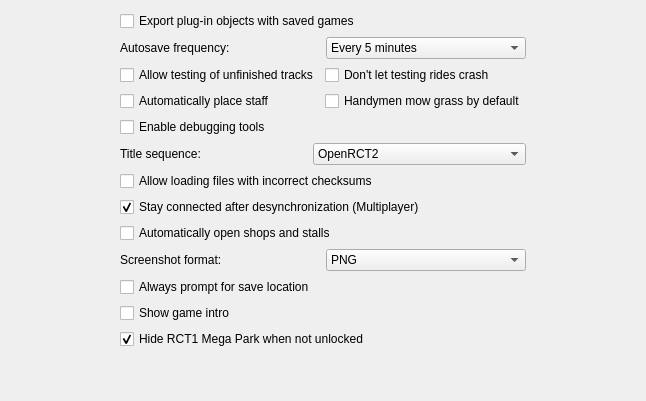
     <widget class="QWidget" name="miscTab">
      <attribute name="title">
       <string>Misc.</string>
      </attribute>
      <layout class="QVBoxLayout" name="verticalLayout_15">
       <property name="leftMargin">
        <number>120</number>
       </property>
       <property name="rightMargin">
        <number>120</number>
       </property>
       <property name="bottomMargin">
        <number>12</number>
       </property>
       <item>
        <widget class="QCheckBox" name="checkBox_25">
         <property name="text">
          <string>Export plug-in objects with saved games</string>
         </property>
         <property name="config" stdset="0">
          <string>save_plugin_data</string>
         </property>
        </widget>
       </item>
       <item>
        <layout class="QHBoxLayout" name="horizontalLayout_23">
         <item>
          <widget class="QLabel" name="label_22">
           <property name="text">
            <string>Autosave frequency:</string>
           </property>
          </widget>
         </item>
         <item>
          <widget class="QComboBox" name="comboBox_6">
           <property name="currentIndex">
            <number>1</number>
           </property>
           <property name="config" stdset="0">
            <string>autosave</string>
           </property>
           <item>
            <property name="text">
             <string>Every minute</string>
            </property>
           </item>
           <item>
            <property name="text">
             <string>Every 5 minutes</string>
            </property>
           </item>
           <item>
            <property name="text">
             <string>Every 15 minutes</string>
            </property>
           </item>
           <item>
            <property name="text">
             <string>Every 30 minutes</string>
            </property>
           </item>
           <item>
            <property name="text">
             <string>Every hour</string>
            </property>
           </item>
           <item>
            <property name="text">
             <string>Never</string>
            </property>
           </item>
          </widget>
         </item>
        </layout>
       </item>
       <item>
        <layout class="QGridLayout" name="gridLayout_3">
         <item row="0" column="1">
          <widget class="QCheckBox" name="checkBox_41">
           <property name="text">
            <string>Don't let testing rides crash</string>
           </property>
           <property name="config" stdset="0">
            <string>no_test_crashes</string>
           </property>
          </widget>
         </item>
         <item row="1" column="0">
          <widget class="QCheckBox" name="checkBox_27">
           <property name="text">
            <string>Automatically place staff</string>
           </property>
           <property name="config" stdset="0">
            <string>auto_staff</string>
           </property>
          </widget>
         </item>
         <item row="0" column="0">
          <widget class="QCheckBox" name="checkBox_26">
           <property name="text">
            <string>Allow testing of unfinished tracks</string>
           </property>
           <property name="config" stdset="0">
            <string>test_unfinished_tracks</string>
           </property>
          </widget>
         </item>
         <item row="1" column="1">
          <widget class="QCheckBox" name="checkBox_28">
           <property name="text">
            <string>Handymen mow grass by default</string>
           </property>
           <property name="config" stdset="0">
            <string>handymen_mow_default</string>
           </property>
          </widget>
         </item>
         <item row="2" column="0">
          <widget class="QCheckBox" name="checkBox_29">
           <property name="text">
            <string>Enable debugging tools</string>
           </property>
           <property name="config" stdset="0">
            <string>debugging_tools</string>
           </property>
          </widget>
         </item>
        </layout>
       </item>
       <item>
        <layout class="QHBoxLayout" name="horizontalLayout_24">
         <property name="topMargin">
          <number>0</number>
         </property>
         <item>
          <widget class="QLabel" name="label_26">
           <property name="text">
            <string>Title sequence:</string>
           </property>
          </widget>
         </item>
         <item>
          <widget class="QComboBox" name="titleSequence">
           <property name="currentIndex">
            <number>4</number>
           </property>
           <property name="config" stdset="0">
            <string>interface/current_title_sequence</string>
           </property>
           <item>
            <property name="text">
             <string>RollerCoaster Tycoon 1</string>
            </property>
           </item>
           <item>
            <property name="text">
             <string>RollerCoaster Tycoon 1 (CF)</string>
            </property>
           </item>
           <item>
            <property name="text">
             <string>RollerCoaster Tycoon 1 (CF + LL)</string>
            </property>
           </item>
           <item>
            <property name="text">
             <string>RollerCoaster Tycoon 2</string>
            </property>
           </item>
           <item>
            <property name="text">
             <string>OpenRCT2</string>
            </property>
           </item>
          </widget>
         </item>
        </layout>
       </item>
       <item>
        <widget class="QCheckBox" name="checkBox_30">
         <property name="text">
          <string>Allow loading files with incorrect checksums</string>
         </property>
         <property name="config" stdset="0">
          <string>allow_loading_with_incorrect_checksum</string>
         </property>
        </widget>
       </item>
       <item>
        <widget class="QCheckBox" name="checkBox_31">
         <property name="text">
          <string>Stay connected after desynchronization (Multiplayer)</string>
         </property>
         <property name="checked">
          <bool>true</bool>
         </property>
         <property name="config" stdset="0">
          <string>network/stay_connected</string>
         </property>
        </widget>
       </item>
       <item>
        <widget class="QCheckBox" name="checkBox_32">
         <property name="text">
          <string>Automatically open shops and stalls</string>
         </property>
         <property name="config" stdset="0">
          <string>auto_open_shops</string>
         </property>
        </widget>
       </item>
       <item>
        <layout class="QHBoxLayout" name="horizontalLayout_26">
         <item>
          <widget class="QLabel" name="label_24">
           <property name="text">
            <string>Screenshot format:</string>
           </property>
          </widget>
         </item>
         <item>
          <widget class="QComboBox" name="screenshotFormat">
           <property name="currentIndex">
            <number>1</number>
           </property>
           <property name="config" stdset="0">
            <string>screenshot_format</string>
           </property>
           <item>
            <property name="text">
             <string>BMP</string>
            </property>
           </item>
           <item>
            <property name="text">
             <string>PNG</string>
            </property>
           </item>
          </widget>
         </item>
        </layout>
       </item>
       <item>
        <widget class="QCheckBox" name="checkBox_24">
         <property name="text">
          <string>Always prompt for save location</string>
         </property>
         <property name="config" stdset="0">
          <string>confirmation_prompt</string>
         </property>
        </widget>
       </item>
       <item>
        <widget class="QCheckBox" name="checkBox_38">
         <property name="text">
          <string>Show game intro</string>
         </property>
         <property name="config" stdset="0">
          <string>play_intro</string>
         </property>
        </widget>
       </item>
       <item>
        <widget class="QCheckBox" name="checkBox_42">
         <property name="text">
          <string>Hide RCT1 Mega Park when not unlocked</string>
         </property>
         <property name="checked">
          <bool>true</bool>
         </property>
         <property name="config" stdset="0">
          <string>scenario_hide_mega_park</string>
         </property>
        </widget>
       </item>
       <item>
        <spacer name="verticalSpacer_5">
         <property name="orientation">
          <enum>Qt::Vertical</enum>
         </property>
         <property name="sizeHint" stdset="0">
          <size>
           <width>20</width>
           <height>40</height>
          </size>
         </property>
        </spacer>
       </item>
      </layout>
     </widget>
